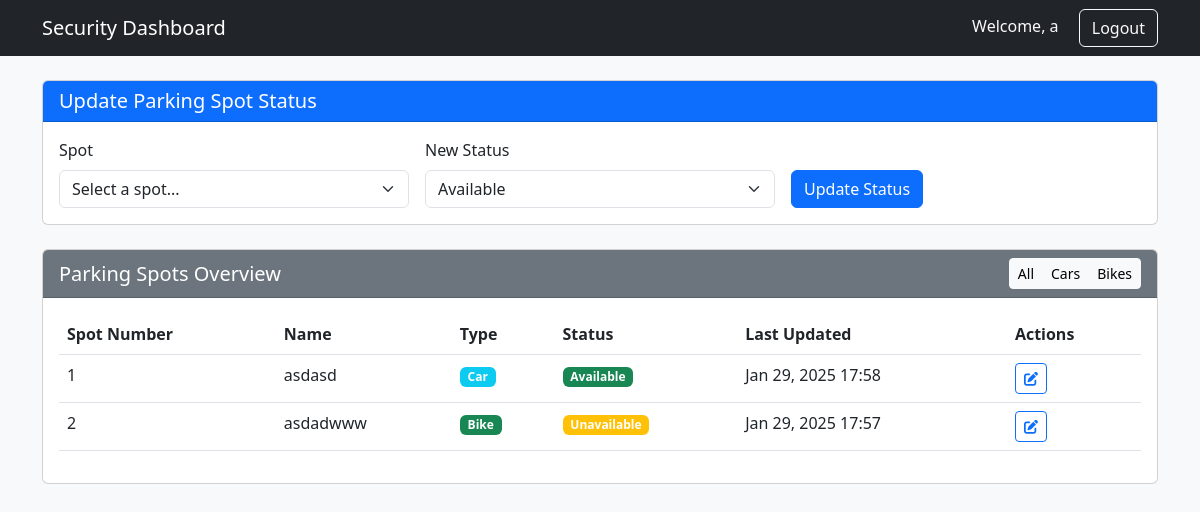
The app's page /security/ (signed in), older data.
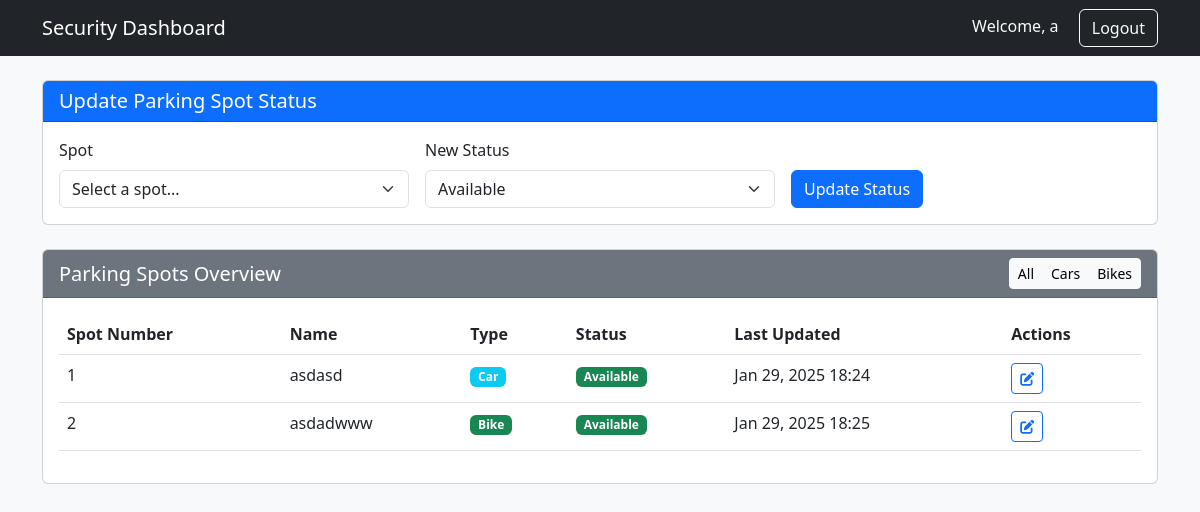
The same page, newer data.
### slots/models.py (models this page shows, shortened)
class ParkingSpot(models.Model):
    SPOT_STATUS = (
        ('available', 'Available'),
        ('closed', 'Closed'),
        ('unavailable', 'Unavailable'),
    )
    VEHICLE_TYPE = (
        ('car', 'Car'),
        ('bike', 'Bike'),
    )
    number = models.IntegerField()
    name = models.CharField(max_length=100)
    latitude = models.FloatField()
    longitude = models.FloatField()
    status = models.CharField(max_length=20, choices=SPOT_STATUS, default='available')
    vehicle_type = models.CharField(max_length=10, choices=VEHICLE_TYPE)
    created_at = models.DateTimeField(auto_now_add=True)
    updated_at = models.DateTimeField(auto_now=True)

### slots/views.py (the view, shortened to what this page needs)
# urls.py: path('security/', views.security_view, name='security'),
@login_required
def security_view(request):
    parking_spots = ParkingSpot.objects.all().order_by('number')
    return render(request, 'registration/security.html', {'parking_spots': parking_spots})

### slots/templates/registration/security.html (shortened to what the changed rows need)
<!DOCTYPE html>
<html lang="en">
<head>
    <link href="https://cdn.jsdelivr.net/npm/bootstrap@5.3.0/dist/css/bootstrap.min.css" rel="stylesheet">
    <link href="https://cdnjs.cloudflare.com/ajax/libs/font-awesome/6.0.0/css/all.min.css" rel="stylesheet">
</head>
<body class="bg-light">
    <div class="container mt-4">
        <div class="card">
            <div class="card-body">
                <div class="table-responsive">
                    <table class="table table-hover">
                        <thead>
                            <tr>
                                <th>Spot Number</th>
                                <th>Name</th>
                                <th>Type</th>
                                <th>Status</th>
                                <th>Last Updated</th>
                                <th>Actions</th>
                            </tr>
                        </thead>
                        <tbody>
                            {% for spot in parking_spots %}
                            <tr class="spot-row" data-type="{{ spot.vehicle_type }}">
                                <td>{{ spot.number }}</td>
                                <td>{{ spot.name }}</td>
                                <td>
                                    <span class="badge {% if spot.vehicle_type == 'car' %}bg-info{% else %}bg-success{% endif %}">
                                        {{ spot.vehicle_type|title }}
                                    </span>
                                </td>
                                <td>
                                    <span class="badge
                                        {% if spot.status == 'available' %}bg-success
                                        {% elif spot.status == 'closed' %}bg-danger
                                        {% else %}bg-warning{% endif %}">
                                        {{ spot.status|title }}
                                    </span>
                                </td>
                                <td>{{ spot.updated_at|date:"M d, Y H:i" }}</td>
                                <td>
                                    <button class="btn btn-sm btn-outline-primary edit-btn"
                                            data-spot-number="{{ spot.number }}"
                                            data-spot-status="{{ spot.status }}">
                                        <i class="fas fa-edit"></i>
                                    </button>
                                </td>
                            </tr>
                            {% endfor %}
                        </tbody>
                    </table>
                </div>
            </div>
        </div>
    </div>
</body>
</html>

Row changes from the older to the newer data that the page shows:
changed ParkingSpot "asdasd": updated_at "Jan 29, 2025 17:58" → "Jan 29, 2025 18:24"
changed ParkingSpot "asdadwww": status "Unavailable" → "Available"; updated_at "Jan 29, 2025 17:57" → "Jan 29, 2025 18:25"
